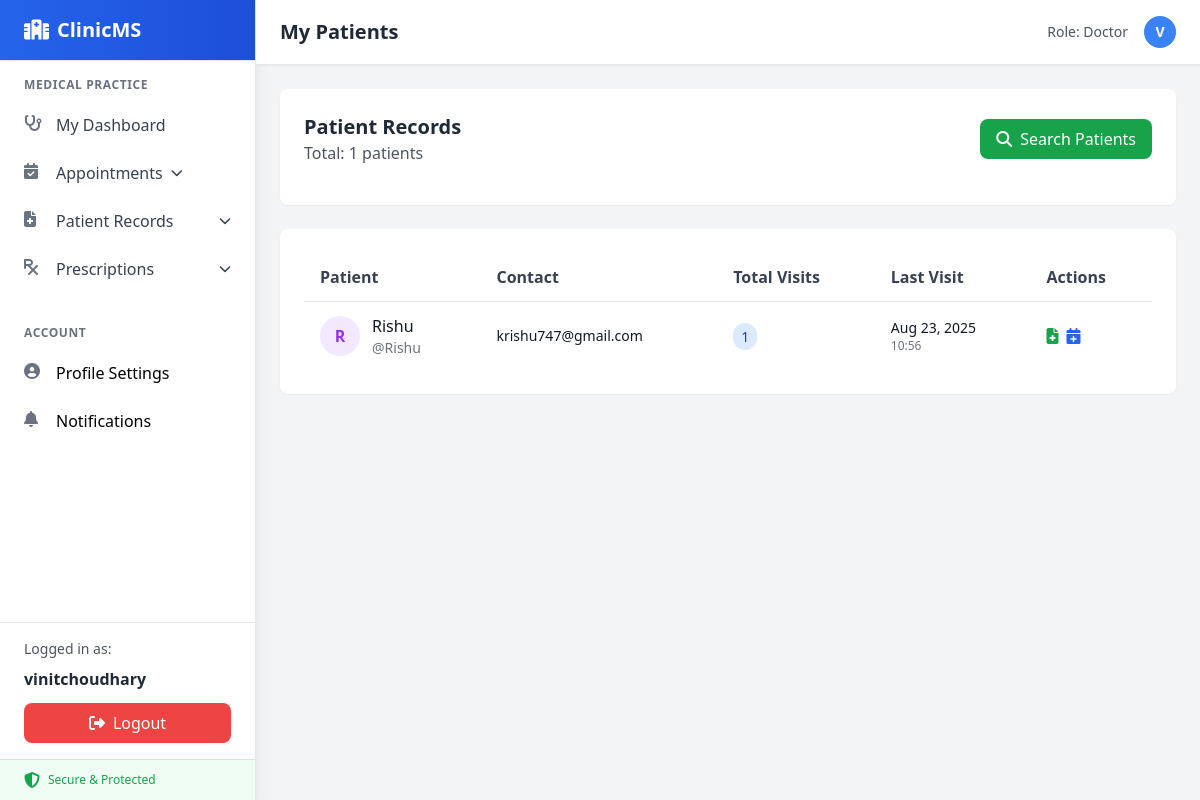
Page /doctor/patients/ (signed in) on the committed database.
### users/models.py (models this page shows, shortened)
class User(AbstractUser):
    ROLE_CHOICES = [
        ('admin', 'Admin'),
        ('doctor', 'Doctor'),
        ('patient', 'Patient'),
    ]
    role = models.CharField(max_length=10, choices=ROLE_CHOICES, default="patient")
    specialization = models.CharField(max_length=100, blank=True, null=True)  # Only for doctors

### users/views.py (the view)
# urls.py: path("doctor/patients/", user_views.doctor_patients_list, name="doctor_patients_list"),
@login_required
def doctor_patients_list(request):
    if request.user.role != 'doctor':
        messages.error(request, "Access denied.")
        return redirect('dashboard_doctor')
    patient_ids = Appointment.objects.filter(
        doctor=request.user
    ).values_list('patient_id', flat=True).distinct()
    patients = User.objects.filter(
        id__in=patient_ids,
        role='patient'
    ).annotate(
    total_appointments=Count(
        'appointments_as_patient',
        filter=Q(appointments_as_patient__doctor=request.user)
    ),
    last_visit=Max(
        'appointments_as_patient__appointment_datetime',
        filter=Q(appointments_as_patient__doctor=request.user)
    )
).order_by('username')
    paginator = Paginator(patients, 20)
    page_number = request.GET.get('page')
    page_obj = paginator.get_page(page_number)
    context = {
        'patients': page_obj,
        'total_patients': patients.count()
    }
    return render(request, 'users/patient_list.html', context)

### users/templates/users/patient_list.html (shortened to what this page needs)
{% extends "base.html" %}
{% block header %}My Patients{% endblock %}
{% block content %}
<div class="space-y-6">
  <div class="bg-white rounded-lg shadow-sm p-6">
    <div class="flex items-center justify-between mb-4">
      <div>
        <h2 class="text-xl font-semibold text-gray-800">Patient Records</h2>
        <p class="text-gray-600">Total: {{ total_patients }} patients</p>
      </div>
      <div class="flex space-x-3">
        <a href="{% url 'doctor_patients_search' %}" class="px-4 py-2 bg-green-600 hover:bg-green-700 text-white rounded-lg transition-colors">
          <i class="fa-solid fa-search mr-2"></i>Search Patients
        </a>
      </div>
    </div>
  </div>
  <div class="bg-white rounded-lg shadow-sm">
    <div class="p-6">
      <div class="overflow-x-auto">
        <table class="min-w-full">
          <thead>
            <tr class="border-b border-gray-200">
              <th class="text-left py-3 px-4 font-semibold text-gray-700">Patient</th>
              <th class="text-left py-3 px-4 font-semibold text-gray-700">Contact</th>
              <th class="text-left py-3 px-4 font-semibold text-gray-700">Total Visits</th>
              <th class="text-left py-3 px-4 font-semibold text-gray-700">Last Visit</th>
              <th class="text-left py-3 px-4 font-semibold text-gray-700">Actions</th>
            </tr>
          </thead>
          <tbody class="divide-y divide-gray-200">
            {% for patient in patients %}
              <tr class="hover:bg-gray-50">
                <td class="py-3 px-4">
                  <div class="flex items-center">
                    <div class="w-10 h-10 bg-purple-100 rounded-full flex items-center justify-center mr-3">
                      <span class="text-purple-600 font-semibold">{{ patient.username|first|upper }}</span>
                    </div>
                    <div>
                      <div class="font-medium text-gray-900">
                        {{ patient.get_full_name|default:patient.username }}
                      </div>
                      <div class="text-sm text-gray-500">@{{ patient.username }}</div>
                    </div>
                  </div>
                </td>
                <td class="py-3 px-4">
                  <div class="text-sm text-gray-900">{{ patient.email|default:"No email" }}</div>
                </td>
                <td class="py-3 px-4">
                  <span class="px-2 py-1 bg-blue-100 text-blue-800 rounded-full text-sm">
                    {{ patient.total_appointments|default:0 }}
                  </span>
                </td>
                <td class="py-3 px-4">
                  {% if patient.last_visit %}
                    <div class="text-sm text-gray-900">{{ patient.last_visit|date:"M j, Y" }}</div>
                    <div class="text-xs text-gray-500">{{ patient.last_visit|date:"H:i" }}</div>
                  {% else %}
                    <span class="text-gray-500">-</span>
                  {% endif %}
                </td>
                <td class="py-3 px-4">
                  <div class="flex space-x-2">
                    <a href="{% url 'appointments:patient_record' patient.id %}"
                       class="text-green-600 hover:text-green-700 title="View Record">
                      <i class="fa-solid fa-file-medical"></i>
                    </a>
                    <a href="{% url 'appointments:book_appointment' %}?patient={{ patient.id }}"
                       class="text-blue-600 hover:text-blue-700" title="Book Appointment">
                      <i class="fa-solid fa-calendar-plus"></i>
                    </a>
                  </div>
                </td>
              </tr>
            {% endfor %}
          </tbody>
        </table>
      </div>
    </div>
  </div>
</div>
{% endblock %}

### users/templates/base.html (shortened to what this page needs)
<!DOCTYPE html>
<html lang="en">
  <head>
    <script src="https://cdn.tailwindcss.com"></script>
  </head>
  <body class="bg-gray-100 font-sans">
    <div class="flex h-screen">
      <aside class="w-64 bg-white shadow-lg border-r border-gray-200 flex flex-col">
        <div class="px-6 py-4 border-b border-gray-200 bg-gradient-to-r from-blue-600 to-blue-700">
          <div class="flex items-center space-x-2 text-white">
            <i class="fa-solid fa-hospital text-xl"></i>
            <span class="text-xl font-bold">ClinicMS</span>
          </div>
        </div>
        <nav class="flex-1 overflow-y-auto">
          <ul class="py-2">
            {% if user.is_authenticated %}
              {% if user.role == "admin" %}
                <li class="px-6 py-2 text-xs font-semibold text-gray-500 uppercase tracking-wider">Administration</li>
                <li>
                  <a href="{% url 'dashboard_admin' %}" class="flex items-center px-6 py-3 text-gray-700 hover:bg-gray-50 hover:text-blue-600 transition-colors duration-200">
                    <i class="fa-solid fa-tachometer-alt w-5 h-5 mr-3 text-gray-500"></i>
                    <span>Dashboard</span>
                  </a>
                </li>
                <li>
                  <a href="/admin/" class="flex items-center px-6 py-3 text-gray-700 hover:bg-gray-50 hover:text-blue-600 transition-colors duration-200">
                    <i class="fa-solid fa-user-gear w-5 h-5 mr-3 text-gray-500"></i>
                    <span>Admin Panel</span>
                    <span class="ml-auto bg-blue-500 text-white text-xs px-2 py-1 rounded-full">NEW</span>
                  </a>
                </li>
                <li class="nav-group">
                  <a href="#" class="nav-group-toggle flex items-center px-6 py-3 text-gray-700 hover:bg-gray-50 hover:text-blue-600 transition-colors duration-200" onclick="toggleDropdown(this, event)">
                    <i class="fa-solid fa-users w-5 h-5 mr-3 text-gray-500"></i>
                    <span>User Management</span>
                    <i class="fa-solid fa-chevron-down ml-auto text-xs transition-transform duration-200"></i>
                  </a>
                  <ul class="nav-group-items hidden bg-gray-50">
                    <li>
                      <a href="#" class="flex items-center px-6 py-2 pl-12 text-sm text-gray-600 hover:text-blue-600 transition-colors duration-200">
                        <span class="w-2 h-2 bg-gray-400 rounded-full mr-3"></span>
                        <span>Manage Doctors</span>
                      </a>
                    </li>
                    <li>
                      <a href="#" class="flex items-center px-6 py-2 pl-12 text-sm text-gray-600 hover:text-blue-600 transition-colors duration-200">
                        <span class="w-2 h-2 bg-gray-400 rounded-full mr-3"></span>
                        <span>Manage Patients</span>
                      </a>
                    </li>
                  </ul>
                </li>
                <li>
                  <a href="#" class="flex items-center px-6 py-3 text-gray-700 hover:bg-gray-50 hover:text-blue-600 transition-colors duration-200">
                    <i class="fa-solid fa-chart-bar w-5 h-5 mr-3 text-gray-500"></i>
                    <span>Analytics</span>
                  </a>
                </li>
              {% elif user.role == "doctor" %}
                <li class="px-6 py-2 text-xs font-semibold text-gray-500 uppercase tracking-wider">Medical Practice</li>
                <li>
                  <a href="{% url 'dashboard_doctor' %}" class="flex items-center px-6 py-3 text-gray-700 hover:bg-gray-50 hover:text-green-600 transition-colors duration-200">
                    <i class="fa-solid fa-stethoscope w-5 h-5 mr-3 text-gray-500"></i>
                    <span>My Dashboard</span>
                  </a>
                </li>
                <li class="nav-group">
                  <a href="#" class="nav-group-toggle flex items-center px-6 py-3 text-gray-700 hover:bg-gray-50 hover:text-green-600 transition-colors duration-200" onclick="toggleDropdown(this, event)">
                    <i class="fa-solid fa-calendar-check w-5 h-5 mr-3 text-gray-500"></i>
                    <span>Appointments</span>
                    <i class="fa-solid fa-chevron-down ml-2 text-xs transition-transform duration-200"></i>
                  </a>
                </li>
                <li class="nav-group">
                  <a href="#" class="nav-group-toggle flex items-center px-6 py-3 text-gray-700 hover:bg-gray-50 hover:text-green-600 transition-colors duration-200" onclick="toggleDropdown(this, event)">
                    <i class="fa-solid fa-file-medical w-5 h-5 mr-3 text-gray-500"></i>
                    <span>Patient Records</span>
                    <i class="fa-solid fa-chevron-down ml-auto text-xs transition-transform duration-200"></i>
                  </a>
                </li>
                <li class="nav-group">
                  <a href="#" class="nav-group-toggle flex items-center px-6 py-3 text-gray-700 hover:bg-gray-50 hover:text-green-600 transition-colors duration-200" onclick="toggleDropdown(this, event)">
                    <i class="fa-solid fa-prescription w-5 h-5 mr-3 text-gray-500"></i>
                    <span>Prescriptions</span>
                    <i class="fa-solid fa-chevron-down ml-auto text-xs transition-transform duration-200"></i>
                  </a>
                </li>
              {% endif %}
              <li class="px-6 py-2 text-xs font-semibold text-gray-500 uppercase tracking-wider mt-6">Account</li>
              {% if user.role == "doctor" %}
                <li>
                  <a href="{% url 'doctor_profile' %}" class="flex items-center px-6 py-3 ...">
                    <i class="fa-solid fa-user-circle w-5 h-5 mr-3 text-gray-500"></i>
                    <span>Profile Settings</span>
                  </a>
                </li>
                <li>
                  <a href=" #" id="notification-link" class="flex items-center px-6 py-3 ...">
                    <i class="fa-solid fa-bell w-5 h-5 mr-3 text-gray-500"></i>
                    <span>Notifications</span>
                  </a>
                </li>
              {% endif %}
            {% endif %}
          </ul>
        </nav>
        <div class="border-t border-gray-200 mt-auto">
          {% if user.is_authenticated %}
            <div class="px-6 py-4">
              <div class="text-sm text-gray-600 mb-2">Logged in as:</div>
              <div class="font-semibold text-gray-800 mb-3">{{ user.username }}</div>
              <a
                href="{% url 'logout' %}"
                class="flex items-center justify-center w-full bg-red-500 hover:bg-red-600 text-white py-2 px-4 rounded-lg transition-colors duration-200"
              >
                <i class="fa-solid fa-sign-out-alt mr-2"></i>
                Logout
              </a>
            </div>
          {% endif %}
          <div class="px-6 py-3 bg-green-50 border-t border-green-200">
            <div class="flex items-center text-green-600">
              <i class="fa-solid fa-shield-alt w-4 h-4 mr-2"></i>
              <span class="text-xs font-medium">Secure & Protected</span>
            </div>
          </div>
        </div>
      </aside>
      <main class="flex-1 flex flex-col">
        <header class="bg-white shadow-sm border-b border-gray-200 px-6 py-4 flex justify-between items-center">
          <h1 class="text-xl font-semibold text-gray-800">
            {% block header %}{% endblock %}
          </h1>
          {% if user.is_authenticated %}
          <div class="flex items-center space-x-4">
            <span class="text-sm text-gray-600">Role: {{ user.role|title }}</span>
            <div class="w-8 h-8 bg-blue-500 rounded-full flex items-center justify-center">
              <span class="text-white text-sm font-semibold">{{ user.username|first|upper }}</span>
            </div>
          </div>
          {% endif %}
        </header>
        <div class="flex-1 overflow-y-auto p-6">
          {% block content %}{% endblock %}
        </div>
      </main>
    </div>
  </body>
</html>

### rows in the picture
User: username "vinitchoudhary", role "Doctor", username|first "V"
User: username|first "R", get_full_name "Rishu", username "Rishu", email "krishu747@gmail.com", total_appointments "1", last_visit "Aug 23, 2025", last_visit "10:56"

### other values in the picture
{{ total_patients }} "1"
